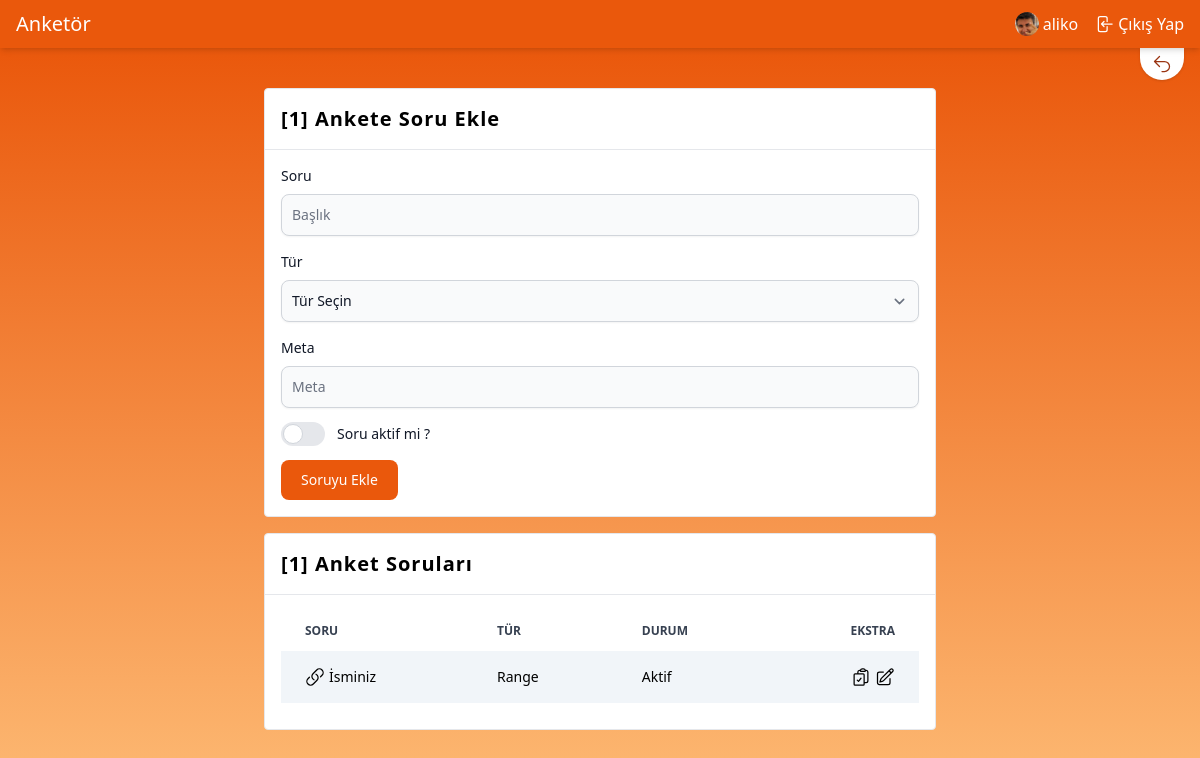
Page /polls/1/question/create (signed in) on the earlier database version.
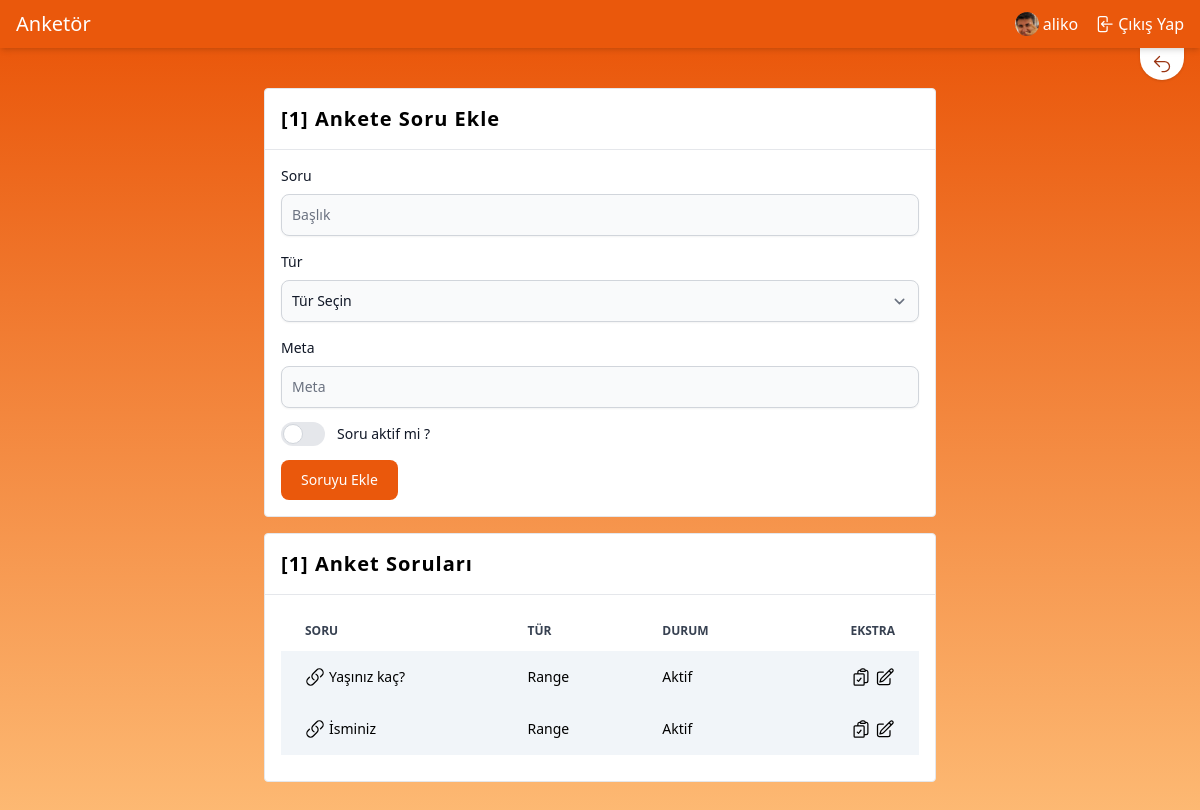
Same page on the later database version.
### apps/poll/models.py (models this page shows, shortened)
class PollQuestion(models.Model):
    poll = models.ForeignKey(
        Poll,
        on_delete=models.CASCADE,
        null=True,
        blank=True
    )
    type = models.CharField(max_length=5, choices=PollQuestionChoices.get_choices(),
        default=PollQuestionChoices.get_default()
    )
    content = models.TextField()
    meta = models.CharField(null=True, blank=True, max_length=1024, default="{}")
    is_active = models.BooleanField(default=False)
    created_at = models.DateTimeField(auto_now_add=True)
    updated_at = models.DateTimeField(auto_now=True)
    def get_meta_data(self):
        return loads(self.meta)
    def set_meta_data(self, data):
        self.meta = dumps(data or "{}")
    meta_data = property(get_meta_data, set_meta_data)
    class Meta:
        ordering = ["-id"]
        verbose_name = "Anket Soruları"
        verbose_name_plural = "Anket Soruları"
        db_table = "poll_question"

### apps/poll/views.py (the view, shortened to what this page needs)
# urls.py: path("<int:poll_id>/question/create", CreatePollQuestion.as_view(), name="poll.question.create"),
class CreatePollQuestion(LoginRequiredMixin, View):
    template_name = "poll/question/create.html"
    def get(self, request, poll_id):
        poll_object = get_object_or_404(Poll, pk=poll_id, author=self.request.user)
        questions = poll_object.pollquestion_set.all()
        return render(request, self.template_name,
            {"questions": questions, "poll": poll_object, "type_choices": PollQuestionChoices.get_choices()}
        )

### apps/poll/utils.py (called while the page is built)
    @classmethod
    def get_choices(cls):
        return cls.CHOICES

### apps/poll/templates/poll/question/create.html (shortened to what the changed rows need)
{% extends "base.html" %}
{% block content %}
  <section id="createQuestion" class="from-orange-600 to-orange-300 bg-gradient-to-b">
    <div class="flex flex-col items-center my-10 mx-12 space-y-4">
      <div class="bg-white border rounded max-w-2xl w-full">
        <div class="p-4 flex items-center justify-between">
          <h1 class="font-semibold text-xl tracking-wider">[{{ poll.id }}] Ankete Soru Ekle</h1>
        </div>
      </div>
      <div class="bg-white border rounded max-w-2xl w-full">
        <div class="p-4 flex items-center justify-between">
          <h1 class="font-semibold text-xl tracking-wider">[{{ poll.id }}] Anket Soruları</h1>
        </div>
        <div class="p-4 overflow-x-auto">
          <table class="w-full text-sm text-left mb-2.5">
            <thead class="text-xs text-gray-700 uppercase">
            <tr>
              <th scope="col" class="px-6 py-3">
                Soru
              </th>
              <th scope="col" class="px-6 py-3">
                Tür
              </th>
              <th scope="col" class="px-6 py-3">
                Durum
              </th>
              <th scope="col" class="px-6 py-3 text-right">
                Ekstra
              </th>
            </tr>
            </thead>
            <tbody>
            {% for question in questions %}
              <tr class="bg-slate-100">
                <th scope="row" class="px-6 py-4 font-medium whitespace-nowrap">
                  <a href="{% url "poll.question.update" pk=question.id poll_id=poll.id %}"
                     class="flex items-center space-x-1 hover:text-orange-500 hover:stroke-orange-500">
                    <h1>{{ question.content }}</h1>
                  </a>
                </th>
                <td class="px-6 py-4">
                  <span>
                    {{ question.get_type_display }}
                  </span>
                </td>
                <td class="px-6 py-4">
                  <span>
                    {% if question.is_active %}
                      Aktif
                    {% else %}
                      Deaktif
                    {% endif %}
                  </span>
                </td>
                <td class="px-6 py-4 flex space-x-1 justify-end">
                  <a href="{% url "poll.answer.create" question_id=question.id poll_id=question.poll.id %}"
                     title="Cevap ekle"
                     aria-label="Düzenle">
                  </a> <a href="{% url "poll.question.update" pk=question.id poll_id=poll.id %}"
                          title="Düzenle"
                          aria-label="Düzenle">
                </a>
                </td>
              </tr>
            {% endfor %}
            </tbody>
          </table>
        </div>
      </div>
    </div>
  </section>
{% endblock %}

Differences in the rows shown:
added PollQuestion: content "Yaşınız kaç?", type "Range", is_active "Aktif"
